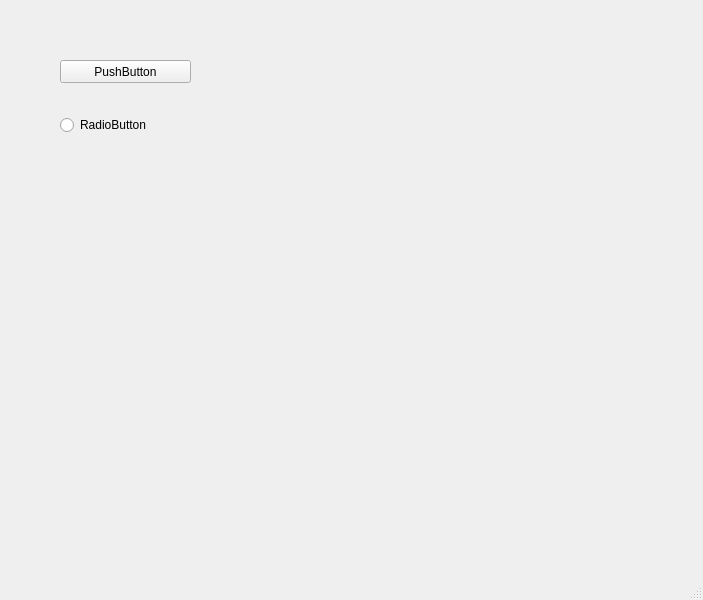
<?xml version="1.0" encoding="UTF-8"?>
<ui version="4.0">
 <class>MainWindow</class>
 <widget class="QMainWindow" name="MainWindow">
  <property name="geometry">
   <rect>
    <x>0</x>
    <y>0</y>
    <width>703</width>
    <height>600</height>
   </rect>
  </property>
  <property name="windowTitle">
   <string>MainWindow</string>
  </property>
  <widget class="QWidget" name="centralwidget">
   <widget class="QWidget" name="verticalLayoutWidget">
    <property name="geometry">
     <rect>
      <x>60</x>
      <y>50</y>
      <width>141</width>
      <height>151</height>
     </rect>
    </property>
    <layout class="QVBoxLayout" name="verticalLayout">
     <item>
      <widget class="QRadioButton" name="radioButton">
       <property name="text">
        <string>RadioButton</string>
       </property>
      </widget>
     </item>
    </layout>
   </widget>
   <widget class="QPushButton" name="pushButton">
    <property name="geometry">
     <rect>
      <x>60</x>
      <y>60</y>
      <width>131</width>
      <height>23</height>
     </rect>
    </property>
    <property name="text">
     <string>PushButton</string>
    </property>
   </widget>
  </widget>
  <widget class="QMenuBar" name="menubar">
   <property name="geometry">
    <rect>
     <x>0</x>
     <y>0</y>
     <width>703</width>
     <height>23</height>
    </rect>
   </property>
  </widget>
  <widget class="QStatusBar" name="statusbar"/>
 </widget>
 <resources/>
 <connections/>
</ui>
